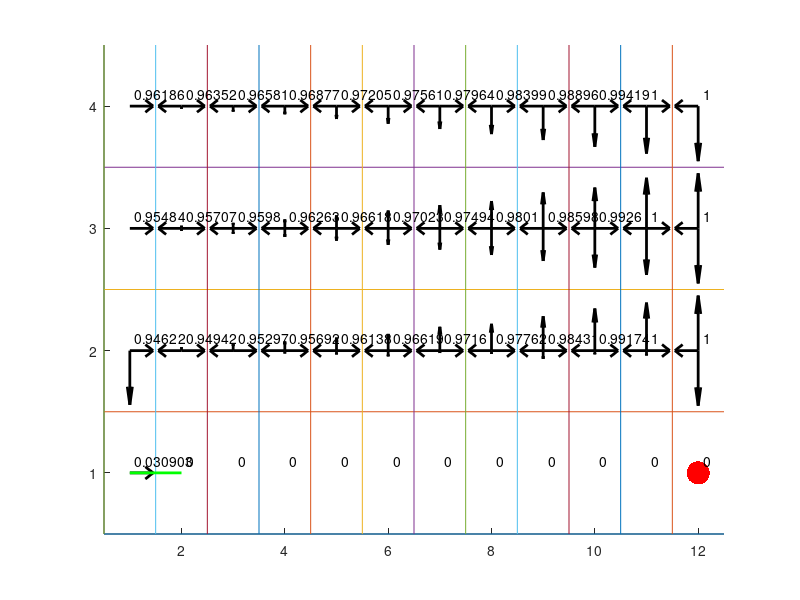
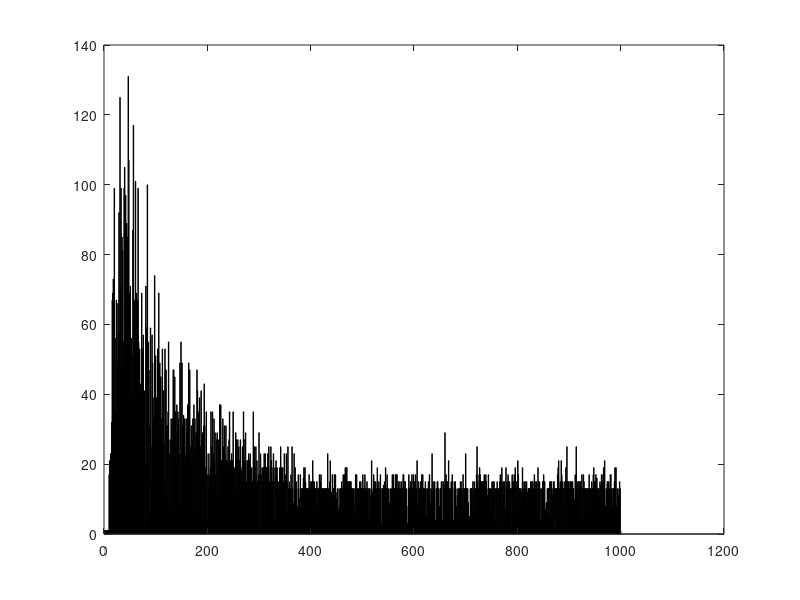
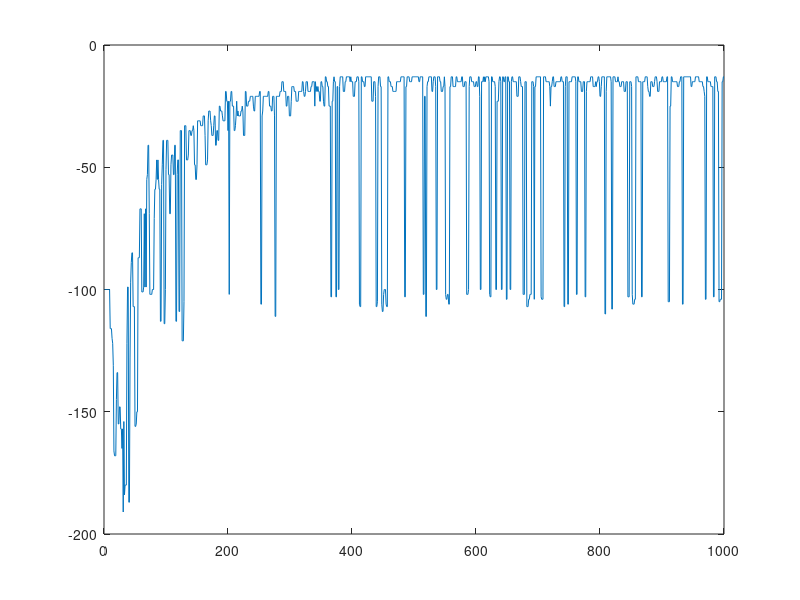

These figures' MATLAB source, in order:

close all
clear all
clc

showAnim=0;

a=0.1; %alpha
g=0.9; %gamma

epsilon=0.1;

n_episodes=1000;

w = 12; % grid size width
h = 4;  % grid size height

G = [12 1]; %goal (terminal state)
C = [2 1; 3 1; 4 1; 5 1; 6 1; 7 1; 8 1; 9 1; 10 1; 11 1]; %cliff (terminal states)

R=zeros(w,h);
for i=1:w
    for j=1:h
        R(i,j)=-1;
    end
end
for i=1:length(C)
    R(C(i, 1), C(i, 2)) = -100;
end
%R(G(1),G(2))=0;
Q=zeros(w,h,4);% 4 = the four directions you can move in (movedir)
for i=1:w
    for j=1:h
        for k=1:4
            if k==1 % up
                if j==h
                    Q(i, j, k) = -100;
                end
            end
            if k==2 % down
                if j==1 && i == 1
                    Q(i, j, k) = -100;
                end
            end
            if k==3 % left
                if i==1
                    Q(i, j, k) = -100;
                end
            end
            if k==4 % right
                if i==w
                    Q(i, j, k) = -100;
                end
            end
        end
    end
end

move_to=[0 1; 0 -1; -1 0; 1 0];

E=linspace(epsilon,0,n_episodes);


for episode=1:n_episodes
    
    CR(episode) = 0;
    
    s=[];
    s(1,:)=[1 1];
    
    %epsilon=E(episode);
    
    if showAnim==1
        figure(1)
        cla
        axis([0.5 w+0.5 0.5 h+0.5])
        hold on
        for i=1:h
            plot([0.5 w+0.5],[i-0.5 i-0.5]);
        end;
        for i=1:w
            plot([i-0.5 i-0.5],[0.5 h+0.5]);
        end;
        plot(s(1,1),s(1,2),'g.','markersize',50);
        plot(G(1,1),G(1,2),'r.','markersize',50);
        for i1=1:w
            for i2=1:h
                str=num2str(max(Q(i1,i2,:)));
                text(i1+0.1,i2+0.1,str);
                quiver([i1 i1 i1 i1],[i2 i2 i2 i2],0.5*[0 0 -Q(i1,i2,3) Q(i1,i2,4)]/max(Q(i1,i2,:)),0.5*[Q(i1,i2,1) -Q(i1,i2,2) 0 0]/max(Q(i1,i2,:)),'k','linewidth',2);
            end;
        end;
    end;

    
    t=1;
    running = true;
    while running
        
        if rand<epsilon
            rn=randperm(4);%random move - four directions
            s(t+1,:)=s(t,:)+move_to(rn(1),:);
        else
            if  max(Q(s(t,1),s(t,2),:))==0
                rn=randperm(4);%random move - four directions
                s(t+1,:)=s(t,:)+move_to(rn(1),:);
            else
                [Y,I]=max(Q(s(t,1),s(t,2),:));
                s(t+1,:)=s(t,:)+move_to(I,:);
            end;
        end;
        
        if s(t+1,1)<1 || s(t+1,1)>w || s(t+1,2)<1 || s(t+1,2)>h
            s(t+1,:)=s(t,:);
        else
            
            dmov=s(t+1,:)-s(t,:);
            if dmov(1)==0 && dmov(2)==1
                movdir=1;
            elseif dmov(1)==0 && dmov(2)==-1
                movdir=2;
            elseif dmov(1)==-1 && dmov(2)==0
                movdir=3;
            elseif dmov(1)==1 && dmov(2)==0
                movdir=4;
            else
                movdir=0;
            end;
            
            if movdir~=0               
                Q(s(t,1),s(t,2),movdir)=Q(s(t,1),s(t,2),movdir) + a*(R(s(t+1,1),s(t+1,2))+g*max(Q(s(t+1,1),s(t+1,2),:))-Q(s(t,1),s(t,2),movdir));
                CR(episode) = CR(episode) + R(s(t+1,1),s(t+1,2));
            end;
            
            if showAnim==1
                figure(1)
                cla
                axis([0.5 w+0.5 0.5 h+0.5])
                hold on
                for i=1:h
                    plot([0.5 w+0.5],[i-0.5 i-0.5]);
                end;
                for i=1:w
                    plot([i-0.5 i-0.5],[0.5 h+0.5]);
                end;
                plot(G(1,1),G(1,2),'r.','markersize',50);
                plot(s(t+1,1),s(t+1,2),'g.','markersize',50);
                
                for i1=1:w
                    for i2=1:h
                        str=num2str(max(Q(i1,i2,:)));
                        text(i1+0.1,i2+0.1,str);
                        quiver([i1 i1 i1 i1],[i2 i2 i2 i2],0.5*[0 0 -Q(i1,i2,3) Q(i1,i2,4)]/max(Q(i1,i2,:)),0.5*[Q(i1,i2,1) -Q(i1,i2,2) 0 0]/max(Q(i1,i2,:)),'k','linewidth',2);
                    end;
                end;
            end;
            %pause(0.001)
            
            for i=1:length(C)
                if sum(abs(s(t+1,:) - C(i,:))) == 0 % fell off cliff
                    %disp("fell off cliff");
                    %s(t+1,:)=[1 1];
                    PL(episode)=t;
                    %break;
                    running = false;
                end
            end
            if sum(abs(s(t+1,:) - G)) == 0 % reached goal
                PL(episode)=t;
                %disp("reached goal");
                %break;
                running = false;
            else
                t=t+1;
            end;
        end;

    end;
    %episode
end;

Q = normalize(Q, 'range');
for i=1:w
    for j=1:h
        for k=1:4
            if j==1 && i ~= 1
                Q(i, j, k) = 0;
            end
        end
    end
end

if showAnim==0
    figure
    axis([0.5 w+0.5 0.5 h+0.5])
    hold on
    
    for i=1:h
        plot([0.5 w+0.5],[i-0.5 i-0.5]);
    end;
    for i=1:w
        plot([i-0.5 i-0.5],[0.5 h+0.5]);
    end;
    
    plot(G(1,1),G(1,2),'r.','markersize',50);
    for i1=1:w
        for i2=1:h
            str=num2str(max(Q(i1,i2,:)));
            text(i1+0.1,i2+0.1,str);
            quiver([i1 i1 i1 i1],[i2 i2 i2 i2],0.5*[0 0 -Q(i1,i2,3) Q(i1,i2,4)]/max(Q(i1,i2,:)),0.5*[Q(i1,i2,1) -Q(i1,i2,2) 0 0]/max(Q(i1,i2,:)),'k','linewidth',2);
        end;
    end;
end;

figure(1)
plot(s(:,1),s(:,2),'g','linewidth',2)

figure
bar(PL)

figure
plot(medfilt1(medfilt1(CR)))
